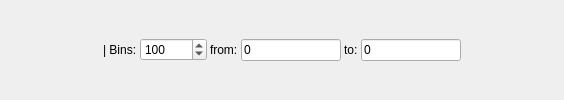
         <widget class="QFrame" name="frPTHistY">
          <property name="minimumSize">
           <size>
            <width>0</width>
            <height>0</height>
           </size>
          </property>
          <property name="frameShape">
           <enum>QFrame::NoFrame</enum>
          </property>
          <property name="frameShadow">
           <enum>QFrame::Raised</enum>
          </property>
          <layout class="QHBoxLayout" name="horizontalLayout_25">
           <property name="spacing">
            <number>3</number>
           </property>
           <property name="leftMargin">
            <number>0</number>
           </property>
           <property name="topMargin">
            <number>0</number>
           </property>
           <property name="rightMargin">
            <number>0</number>
           </property>
           <property name="bottomMargin">
            <number>0</number>
           </property>
           <item>
            <spacer name="horizontalSpacer_22">
             <property name="orientation">
              <enum>Qt::Horizontal</enum>
             </property>
             <property name="sizeHint" stdset="0">
              <size>
               <width>103</width>
               <height>20</height>
              </size>
             </property>
            </spacer>
           </item>
           <item>
            <widget class="QLabel" name="label_22">
             <property name="text">
              <string>| Bins:</string>
             </property>
            </widget>
           </item>
           <item>
            <widget class="QSpinBox" name="sbPTHistBinsY">
             <property name="minimum">
              <number>1</number>
             </property>
             <property name="maximum">
              <number>100000</number>
             </property>
             <property name="value">
              <number>100</number>
             </property>
            </widget>
           </item>
           <item>
            <widget class="QLabel" name="label_23">
             <property name="text">
              <string>from:</string>
             </property>
            </widget>
           </item>
           <item>
            <widget class="QLineEdit" name="ledPTHistFromY">
             <property name="maximumSize">
              <size>
               <width>100</width>
               <height>16777215</height>
              </size>
             </property>
             <property name="text">
              <string>0</string>
             </property>
            </widget>
           </item>
           <item>
            <widget class="QLabel" name="label_24">
             <property name="text">
              <string>to:</string>
             </property>
            </widget>
           </item>
           <item>
            <widget class="QLineEdit" name="ledPTHistToY">
             <property name="maximumSize">
              <size>
               <width>100</width>
               <height>16777215</height>
              </size>
             </property>
             <property name="text">
              <string>0</string>
             </property>
            </widget>
           </item>
           <item>
            <spacer name="horizontalSpacer_23">
             <property name="orientation">
              <enum>Qt::Horizontal</enum>
             </property>
             <property name="sizeHint" stdset="0">
              <size>
               <width>103</width>
               <height>20</height>
              </size>
             </property>
            </spacer>
           </item>
          </layout>
         </widget>
